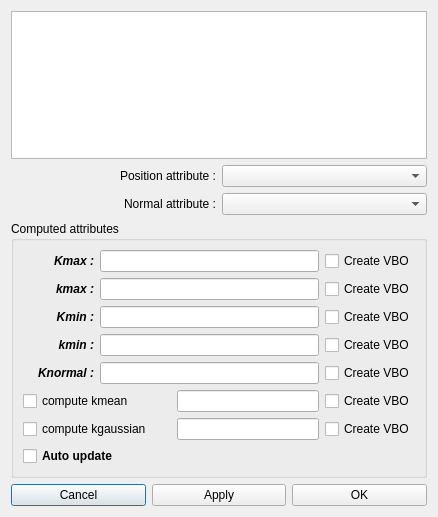
<?xml version="1.0" encoding="UTF-8"?>
<ui version="4.0">
 <exportmacro>PLUGIN_SURFACE_DIFFERENTIAL_PROPERTIES_EXPORT</exportmacro>
 <class>ComputeCurvature_Dialog</class>
 <widget class="QDialog" name="ComputeCurvature_Dialog">
  <property name="geometry">
   <rect>
    <x>0</x>
    <y>0</y>
    <width>438</width>
    <height>517</height>
   </rect>
  </property>
  <property name="windowTitle">
   <string>Compute Curvature</string>
  </property>
  <layout class="QGridLayout" name="gridLayout_2">
   <item row="0" column="0" colspan="2">
    <widget class="QListWidget" name="list_maps"/>
   </item>
   <item row="1" column="0">
    <widget class="QLabel" name="label_2">
     <property name="text">
      <string>Position attribute :</string>
     </property>
     <property name="alignment">
      <set>Qt::AlignRight|Qt::AlignTrailing|Qt::AlignVCenter</set>
     </property>
    </widget>
   </item>
   <item row="1" column="1">
    <widget class="QComboBox" name="combo_positionAttribute">
     <property name="sizePolicy">
      <sizepolicy hsizetype="Preferred" vsizetype="Fixed">
       <horstretch>0</horstretch>
       <verstretch>0</verstretch>
      </sizepolicy>
     </property>
    </widget>
   </item>
   <item row="2" column="0">
    <widget class="QLabel" name="label_14">
     <property name="text">
      <string>Normal attribute :</string>
     </property>
     <property name="alignment">
      <set>Qt::AlignRight|Qt::AlignTrailing|Qt::AlignVCenter</set>
     </property>
    </widget>
   </item>
   <item row="2" column="1">
    <widget class="QComboBox" name="combo_normalAttribute">
     <property name="sizePolicy">
      <sizepolicy hsizetype="Preferred" vsizetype="Fixed">
       <horstretch>0</horstretch>
       <verstretch>0</verstretch>
      </sizepolicy>
     </property>
    </widget>
   </item>
   <item row="3" column="0" colspan="2">
    <widget class="QGroupBox" name="groupBox">
     <property name="title">
      <string>Computed attributes</string>
     </property>
     <layout class="QGridLayout" name="gridLayout">
      <item row="6" column="0" colspan="2">
       <widget class="QCheckBox" name="check_compute_kgaussian">
        <property name="text">
         <string>compute kgaussian</string>
        </property>
       </widget>
      </item>
      <item row="6" column="2" colspan="2">
       <widget class="QLineEdit" name="kgaussian_attribute_name"/>
      </item>
      <item row="5" column="4">
       <widget class="QCheckBox" name="check_create_vbo_kmean">
        <property name="text">
         <string>Create VBO</string>
        </property>
        <property name="checked">
         <bool>false</bool>
        </property>
       </widget>
      </item>
      <item row="1" column="0">
       <widget class="QLabel" name="label_10">
        <property name="font">
         <font>
          <weight>75</weight>
          <italic>true</italic>
          <bold>true</bold>
         </font>
        </property>
        <property name="text">
         <string>kmax :</string>
        </property>
        <property name="alignment">
         <set>Qt::AlignRight|Qt::AlignTrailing|Qt::AlignVCenter</set>
        </property>
       </widget>
      </item>
      <item row="0" column="0">
       <widget class="QLabel" name="label_4">
        <property name="font">
         <font>
          <weight>75</weight>
          <italic>true</italic>
          <bold>true</bold>
         </font>
        </property>
        <property name="text">
         <string>Kmax :</string>
        </property>
        <property name="alignment">
         <set>Qt::AlignRight|Qt::AlignTrailing|Qt::AlignVCenter</set>
        </property>
       </widget>
      </item>
      <item row="4" column="0">
       <widget class="QLabel" name="label_15">
        <property name="font">
         <font>
          <weight>75</weight>
          <italic>true</italic>
          <bold>true</bold>
         </font>
        </property>
        <property name="text">
         <string>Knormal :</string>
        </property>
        <property name="alignment">
         <set>Qt::AlignRight|Qt::AlignTrailing|Qt::AlignVCenter</set>
        </property>
       </widget>
      </item>
      <item row="6" column="4">
       <widget class="QCheckBox" name="check_create_vbo_kgaussian">
        <property name="text">
         <string>Create VBO</string>
        </property>
        <property name="checked">
         <bool>false</bool>
        </property>
       </widget>
      </item>
      <item row="2" column="0">
       <widget class="QLabel" name="label_7">
        <property name="font">
         <font>
          <weight>75</weight>
          <italic>true</italic>
          <bold>true</bold>
         </font>
        </property>
        <property name="text">
         <string>Kmin :</string>
        </property>
        <property name="alignment">
         <set>Qt::AlignRight|Qt::AlignTrailing|Qt::AlignVCenter</set>
        </property>
       </widget>
      </item>
      <item row="5" column="0" colspan="2">
       <widget class="QCheckBox" name="check_compute_kmean">
        <property name="text">
         <string>compute kmean</string>
        </property>
       </widget>
      </item>
      <item row="5" column="2" colspan="2">
       <widget class="QLineEdit" name="kmean_attribute_name"/>
      </item>
      <item row="3" column="0">
       <widget class="QLabel" name="label_13">
        <property name="font">
         <font>
          <weight>75</weight>
          <italic>true</italic>
          <bold>true</bold>
         </font>
        </property>
        <property name="text">
         <string>kmin :</string>
        </property>
        <property name="alignment">
         <set>Qt::AlignRight|Qt::AlignTrailing|Qt::AlignVCenter</set>
        </property>
       </widget>
      </item>
      <item row="7" column="0" colspan="4">
       <widget class="QCheckBox" name="check_auto_update">
        <property name="font">
         <font>
          <weight>75</weight>
          <bold>true</bold>
         </font>
        </property>
        <property name="text">
         <string>Auto update</string>
        </property>
       </widget>
      </item>
      <item row="0" column="4">
       <widget class="QCheckBox" name="check_create_vbo_Kmax">
        <property name="text">
         <string>Create VBO</string>
        </property>
        <property name="checked">
         <bool>false</bool>
        </property>
       </widget>
      </item>
      <item row="1" column="4">
       <widget class="QCheckBox" name="check_create_vbo_kmax">
        <property name="text">
         <string>Create VBO</string>
        </property>
        <property name="checked">
         <bool>false</bool>
        </property>
       </widget>
      </item>
      <item row="2" column="4">
       <widget class="QCheckBox" name="check_create_vbo_Kmin">
        <property name="text">
         <string>Create VBO</string>
        </property>
        <property name="checked">
         <bool>false</bool>
        </property>
       </widget>
      </item>
      <item row="3" column="4">
       <widget class="QCheckBox" name="check_create_vbo_kmin">
        <property name="text">
         <string>Create VBO</string>
        </property>
        <property name="checked">
         <bool>false</bool>
        </property>
       </widget>
      </item>
      <item row="4" column="4">
       <widget class="QCheckBox" name="check_create_vbo_Knormal">
        <property name="text">
         <string>Create VBO</string>
        </property>
        <property name="checked">
         <bool>false</bool>
        </property>
       </widget>
      </item>
      <item row="0" column="1" colspan="3">
       <widget class="QLineEdit" name="Kmax_attribute_name"/>
      </item>
      <item row="1" column="1" colspan="3">
       <widget class="QLineEdit" name="kmax_attribute_name"/>
      </item>
      <item row="2" column="1" colspan="3">
       <widget class="QLineEdit" name="Kmin_attribute_name"/>
      </item>
      <item row="3" column="1" colspan="3">
       <widget class="QLineEdit" name="kmin_attribute_name"/>
      </item>
      <item row="4" column="1" colspan="3">
       <widget class="QLineEdit" name="Knormal_attribute_name"/>
      </item>
     </layout>
    </widget>
   </item>
   <item row="4" column="0" colspan="2">
    <layout class="QHBoxLayout" name="horizontalLayout_2">
     <item>
      <widget class="QPushButton" name="button_cancel">
       <property name="text">
        <string>Cancel</string>
       </property>
      </widget>
     </item>
     <item>
      <widget class="QPushButton" name="button_apply">
       <property name="text">
        <string>Apply</string>
       </property>
      </widget>
     </item>
     <item>
      <widget class="QPushButton" name="button_ok">
       <property name="text">
        <string>OK</string>
       </property>
      </widget>
     </item>
    </layout>
   </item>
  </layout>
 </widget>
 <resources/>
 <connections>
  <connection>
   <sender>button_ok</sender>
   <signal>clicked()</signal>
   <receiver>ComputeCurvature_Dialog</receiver>
   <slot>accept()</slot>
   <hints>
    <hint type="sourcelabel">
     <x>232</x>
     <y>283</y>
    </hint>
    <hint type="destinationlabel">
     <x>140</x>
     <y>156</y>
    </hint>
   </hints>
  </connection>
  <connection>
   <sender>button_cancel</sender>
   <signal>clicked()</signal>
   <receiver>ComputeCurvature_Dialog</receiver>
   <slot>reject()</slot>
   <hints>
    <hint type="sourcelabel">
     <x>52</x>
     <y>283</y>
    </hint>
    <hint type="destinationlabel">
     <x>140</x>
     <y>156</y>
    </hint>
   </hints>
  </connection>
 </connections>
</ui>
